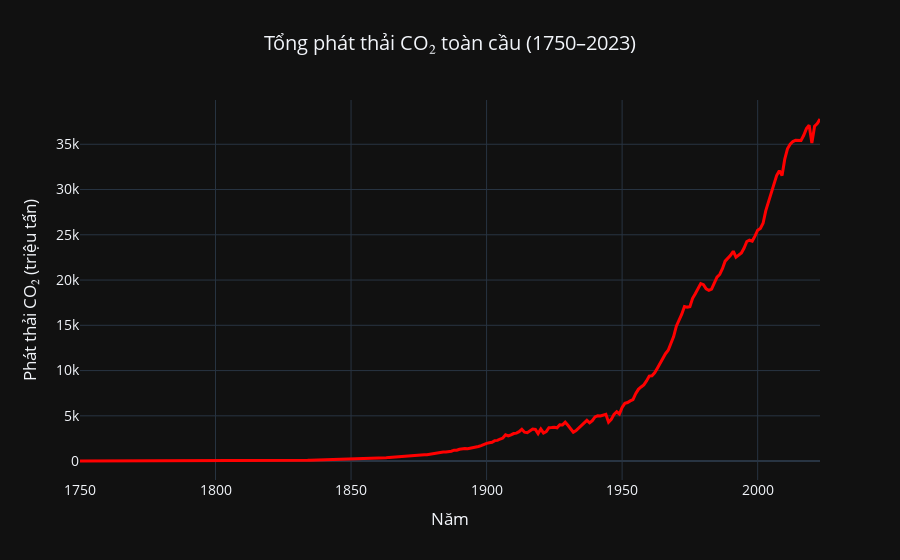

This figure's notebook cell:
### Markdown cell above
1.Line Chart: Xu hướng phát thải toàn cầu (1960–2023)

### Code cell
import plotly.express as px
# Lọc dữ liệu toàn cầu
world = df[df['country'] == 'World']
world = world[(world['year'] >= 1750) & (world['year'] <= 2023)]

# Vẽ biểu đồ tương tác
fig = px.line(
    world,
    x='year',
    y='co2',
    title='Tổng phát thải CO₂ toàn cầu (1750–2023)',
    labels={'year': 'Năm', 'co2': 'Phát thải CO₂ (triệu tấn)'},
    hover_data={'year': True, 'co2': ':.2f'},  # hiển thị 2 chữ số thập phân
    template='plotly_dark'  # hoặc 'plotly_white' nếu muốn nền sáng
)

# Tùy chỉnh hiển thị
fig.update_traces(line=dict(color='red', width=3))
fig.update_layout(
    hovermode='x unified',
    font=dict(size=14),
    title_x=0.5
)

# Hiển thị biểu đồ
fig.show()

### Figure 1 — Plotly figure (JSON) as saved in the notebook; plotly's stock layout.template omitted (floating-point values rounded to 4 significant figures; data arrays with more than 128 entries replaced by an {"elided": "..."} marker saying what was removed)
{"data": [{"hovertemplate": "Năm=%{x}<br>Phát thải CO₂ (triệu tấn)=%{y:.2f}<extra></extra>", "legendgroup": "", "line": {"color": "red", "dash": "solid", "width": 3}, "marker": {"symbol": "circle"}, "mode": "lines", "name": "", "orientation": "v", "showlegend": false, "type": "scatter", "x": {"elided": "274 int values"}, "xaxis": "x", "y": {"elided": "274 float values"}, "yaxis": "y"}], "layout": {"font": {"size": 14}, "hovermode": "x unified", "legend": {"tracegroupgap": 0}, "title": {"text": "Tổng phát thải CO₂ toàn cầu (1750–2023)", "x": 0.5}, "xaxis": {"anchor": "y", "domain": [0, 1], "title": {"text": "Năm"}}, "yaxis": {"anchor": "x", "domain": [0, 1], "title": {"text": "Phát thải CO₂ (triệu tấn)"}}}}
